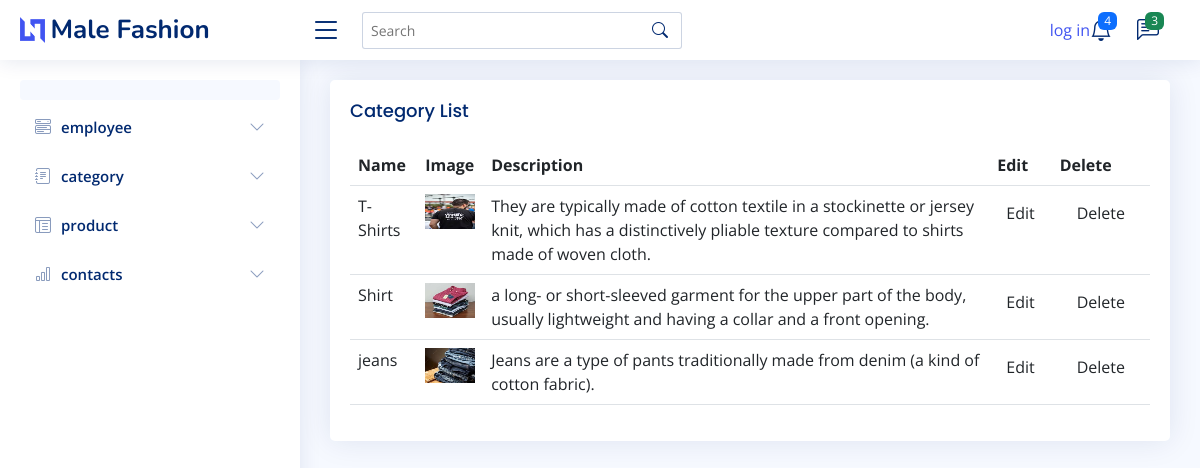
Screenshot of /connect/display_categ/ with the database file from the repository.
### connect/models.py (models this page shows)
class Category(models.Model):
    Name = models.CharField(max_length=25, null=True, blank=True)
    Description = models.TextField(null=True, blank=True)
    Image = models.ImageField(upload_to="profile", null=True, blank=True)

### connect/views.py (the view)
# urls.py: path('display_categ/', views.display_categ, name="display_categ"),
def display_categ(req):
    data = Category.objects.all()
    return render(req, "view_category.html", {'data': data})

### connect/templates/view_category.html (shortened to what this page needs)
{% extends 'index.html' %}
{% block content %}
<!DOCTYPE html>
<html lang="en">
<head>
</head>
<body>
    <div class="card">
            <div class="card-body">
              <h5 class="card-title">Category List</h5>
              <div class="table-responsive">
                <table class="table">
                  <thead>
                    <tr>
                      <th>Name</th>
                      <th>Image</th>
                      <th>Description</th>
                       <th>Edit</th>
                        <th>Delete</th>
                    </tr>
                  </thead>
                     {% for i in data %}
                        <tr>
                            <td>{{ i.Name }}</td>
                            <td>
                                <img src="{{ i.Image.url }}" width="50" height="35">
                            </td>
                            <td>{{ i.Description }}</td>
                            <td>
                                <form method="post" action="{% url 'edit_categ' dataid=i.id %}">
                                  <button type="submit" class="btn btn-gradient-primary mr-2 px-2"> Edit</button>
                                </form>
                            </td>
                             <td>
                                <form method="post" action="{% url 'delete_categ' dataid=i.id %}">
                                  <button type="submit" class="btn btn-gradient-primary mr-2 px-3">Delete</button>
                                </form>
                            </td>
                        </tr>
                    {% endfor %}
                </table>
              </div>
            </div>
          </div>
</body>
</html>
{% endblock %}

### connect/static/assets/css/style.css (style rules this page uses)
:root { scroll-behavior: smooth; }
body { font-family: "Open Sans", sans-serif; background: #f6f9ff; color: #444444; }
h1, h2, h3, h4, h5, h6 { font-family: "Nunito", sans-serif; }
.card { margin-bottom: 30px; border: none; border-radius: 5px; box-shadow: 0px 0 30px rgba(1, 41, 112, 0.1); }
.card-title { padding: 20px 0 15px 0; font-size: 18px; font-weight: 500; color: #012970; font-family: "Poppins", sans-serif; }
.card-body { padding: 0 20px 20px 20px; }

### rows the page displays
Category: Name "T-Shirts", Image (picture), Description "They are typically made of cotton textile in a stockinette or jersey knit, which has a distinctively pliable texture compared to shirts made of woven cloth."
Category: Name "Shirt", Image (picture), Description "a long- or short-sleeved garment for the upper part of the body, usually lightweight and having a collar and a front opening."
Category: Name "jeans", Image (picture), Description "Jeans are a type of pants traditionally made from denim (a kind of cotton fabric)."
